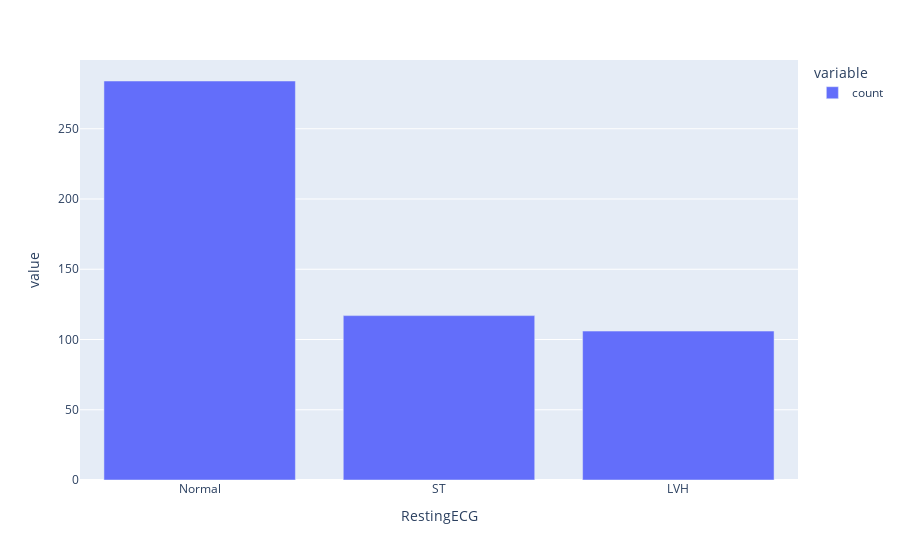

Notebook code for this chart:
### Code cell
#Heart disease patients with RestingECG Type and Count
px.bar(heart_disease_1.RestingECG.value_counts())

### Figure 1 — Plotly figure (JSON) as saved in the notebook; plotly's stock layout.template omitted (floating-point values rounded to 4 significant figures)
{"data": [{"alignmentgroup": "True", "hovertemplate": "variable=count<br>RestingECG=%{x}<br>value=%{y}<extra></extra>", "legendgroup": "count", "marker": {"color": "#636efa", "pattern": {"shape": ""}}, "name": "count", "offsetgroup": "count", "orientation": "v", "showlegend": true, "textposition": "auto", "type": "bar", "x": ["Normal", "ST", "LVH"], "xaxis": "x", "y": [284, 117, 106], "yaxis": "y"}], "layout": {"autosize": true, "barmode": "relative", "legend": {"title": {"text": "variable"}, "tracegroupgap": 0}, "margin": {"t": 60}, "xaxis": {"anchor": "y", "autorange": true, "domain": [0, 1], "range": [-0.5, 2.5], "title": {"text": "RestingECG"}, "type": "category"}, "yaxis": {"anchor": "x", "autorange": true, "domain": [0, 1], "range": [0, 298.9], "title": {"text": "value"}, "type": "linear"}}}
